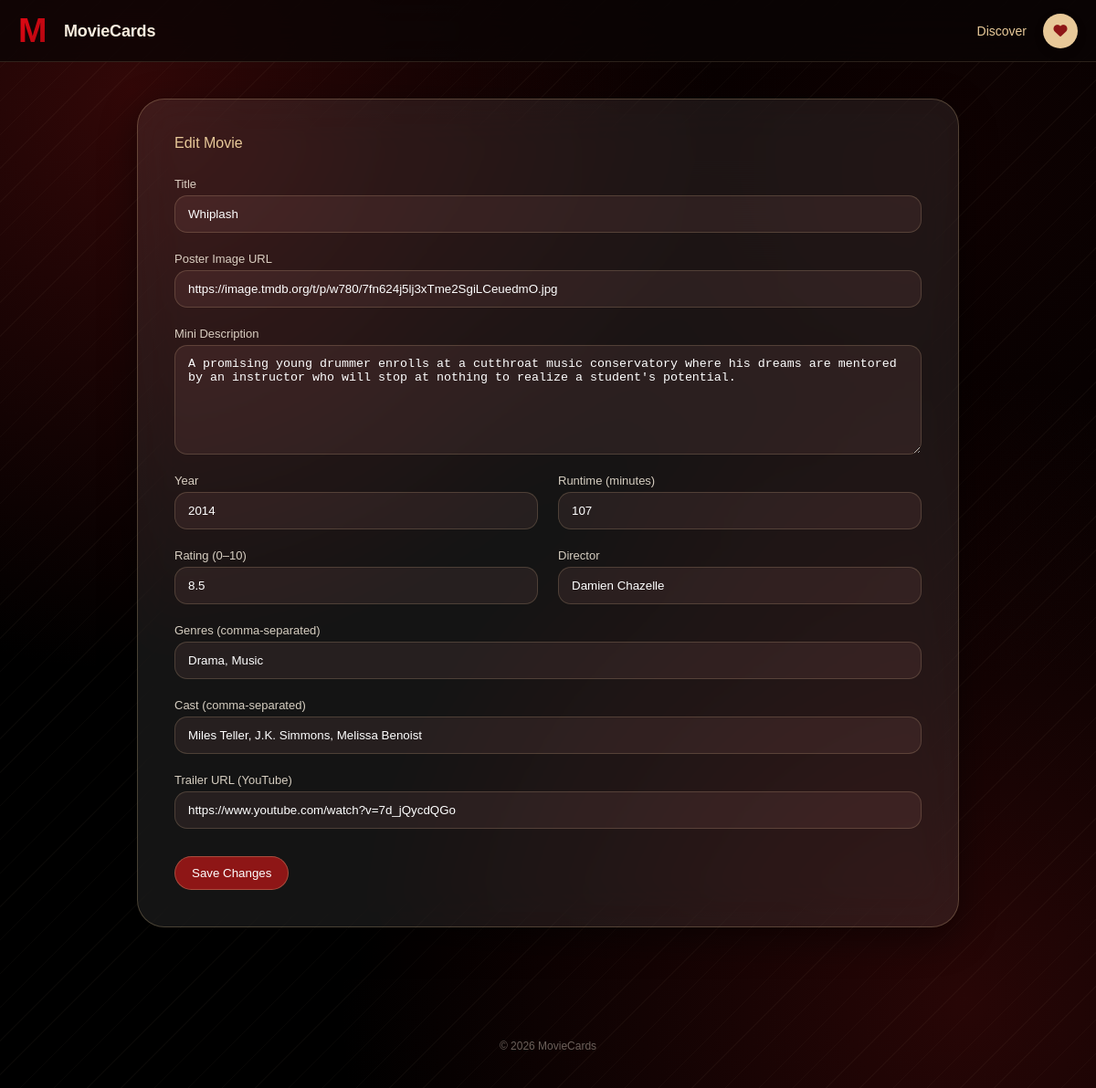
Page /admin/movie/7/edit (signed in) on the committed database.
### app/models.py (models this page shows, shortened)
class Movie(db.Model):
    __tablename__ = "movies"
    id = db.Column(db.Integer, primary_key=True)
    title = db.Column(db.String(200), nullable=False)
    poster_url = db.Column(db.String(500), nullable=False)
    description = db.Column(db.Text, nullable=False, default="")
    year = db.Column(db.Integer, nullable=True)
    runtime_minutes = db.Column(db.Integer, nullable=True)
    rating = db.Column(db.Float, nullable=True)
    genres = db.Column(db.String(300), nullable=False, default="")  # comma-separated
    director = db.Column(db.String(150), nullable=True)
    cast = db.Column(db.String(500), nullable=True)  # comma-separated names
    trailer_url = db.Column(db.String(500), nullable=True)  # YouTube URL
    created_at = db.Column(db.DateTime, default=utcnow)
    likes = db.relationship("Like", backref="movie", cascade="all, delete-orphan")

### app/routes/admin_routes.py (the view)
@admin.route("/movie/<int:movie_id>/edit", methods=["GET", "POST"])
@login_required
def edit_movie(movie_id):
    movie = Movie.query.get_or_404(movie_id)
    if request.method == "POST":
        _movie_from_form(movie)
        db.session.commit()
        flash(f'"{movie.title}" was updated.', "success")
        return redirect(url_for("admin.dashboard"))
    return render_template("admin/add-movie.html", movie=movie)

### app/routes/admin_routes.py (called while the page is built)
def login_required(view):
    @wraps(view)
    def wrapped(*args, **kwargs):
        if not session.get("is_admin"):
            return redirect(url_for("admin.login", next=request.path))
        return view(*args, **kwargs)
    return wrapped

### app/templates/admin/add-movie.html (shortened to what this page needs)
{% extends "base.html" %}
{% block background %}
{% include "includes/background.html" %}
{% endblock %}
{% block header %}
{% include "includes/header.html" %}
{% endblock %}
{% block content %}
<main class="admin-container">
    <form class="movie-form" method="POST">
        <h2>{{ "Edit Movie" if movie else "Add New Movie" }}</h2>
        <div class="form-grid">
            <div class="form-group full">
                <label for="title">Title</label>
                <input type="text" id="title" name="title" required value="{{ movie.title if movie else '' }}">
            </div>
            <div class="form-group full">
                <label for="poster_url">Poster Image URL</label>
                <input type="url" id="poster_url" name="poster_url" required placeholder="https://..."
                    value="{{ movie.poster_url if movie else '' }}">
            </div>
            <div class="form-group full">
                <label for="description">Mini Description</label>
                <textarea id="description" name="description" required>{{ movie.description if movie else '' }}</textarea>
            </div>
            <div class="form-group">
                <label for="year">Year</label>
                <input type="number" id="year" name="year" min="1900" max="2100"
                    value="{{ movie.year if movie else '' }}">
            </div>
            <div class="form-group">
                <label for="runtime_minutes">Runtime (minutes)</label>
                <input type="number" id="runtime_minutes" name="runtime_minutes" min="1"
                    value="{{ movie.runtime_minutes if movie else '' }}">
            </div>
            <div class="form-group">
                <label for="rating">Rating (0–10)</label>
                <input type="number" id="rating" name="rating" min="0" max="10" step="0.1"
                    value="{{ movie.rating if movie else '' }}">
            </div>
            <div class="form-group">
                <label for="director">Director</label>
                <input type="text" id="director" name="director" value="{{ movie.director if movie else '' }}">
            </div>
            <div class="form-group full">
                <label for="genres">Genres (comma-separated)</label>
                <input type="text" id="genres" name="genres" placeholder="Drama, Comedy, Sci-Fi"
                    value="{{ movie.genres if movie else '' }}">
            </div>
            <div class="form-group full">
                <label for="cast">Cast (comma-separated)</label>
                <input type="text" id="cast" name="cast" placeholder="Actor One, Actor Two"
                    value="{{ movie.cast if movie else '' }}">
            </div>
            <div class="form-group full">
                <label for="trailer_url">Trailer URL (YouTube)</label>
                <input type="url" id="trailer_url" name="trailer_url" placeholder="https://www.youtube.com/watch?v=..."
                    value="{{ movie.trailer_url if movie else '' }}">
            </div>
        </div>
        <button class="submit-btn" type="submit">
            {{ "Save Changes" if movie else "Add Movie" }}
        </button>
    </form>
</main>
{% endblock %}

### app/templates/base.html (shortened to what this page needs)
<!DOCTYPE html>
<html lang="en">
<head>
    <link rel="stylesheet" href="{{ url_for('static', filename='css/style.css') }}">
</head>
<body>
    {% block background %}{% endblock %}
    {% block header %}{% endblock %}
    {% block content %}{% endblock %}
    {% block footer %}
    {% include "includes/footer.html" %}
    {% endblock %}
</body>
</html>

### app/templates/includes/background.html
<div class="app-background"></div>

### app/templates/includes/header.html (shortened to what this page needs)
<header class="header">
    <a href="{{ url_for('main.home') }}" class="logo">
        <svg class="logo-svg" width="42" height="auto" viewBox="0 0 80 80">
            <text x="0" y="62" font-size="72" font-weight="900" font-family="Arial Black, Impact, sans-serif"
                fill="url(#netflixRed)" letter-spacing="-6">
                M
            </text>
        </svg>
        <span class="logo-word">MovieCards</span>
    </a>
    <nav class="actions">
        <a href="{{ url_for('main.home') }}" class="nav-link {{ 'active' if request.endpoint == 'main.home' }}">Discover</a>
        <a href="{{ url_for('main.liked_page') }}" class="icon-link {{ 'active' if request.endpoint == 'main.liked_page' }}" title="Watchlist">
            <i class="fa-solid fa-heart"></i>
        </a>
    </nav>
</header>

### app/templates/includes/footer.html
<footer class="site-footer">
    <span>&copy; 2026 MovieCards</span>
</footer>

### app/static/css/style.css (style rules this page uses)
html, body, div, span, applet, object, iframe, h1, h2, h3, h4, h5, h6, p, blockquote, pre, a, abbr, acronym, address, big, cite, code, del, dfn, em, img, ins, kbd, q, s, samp, small, strike, strong, sub, sup, tt, var, b, u, i, center, dl, dt, dd, ol, ul, li, fieldset, form, label, legend, table, caption, tbody, tfoot, thead, tr, th, td, article, aside, canvas, details, embed, figure, figcaption, footer, header, hgroup, menu, nav, output, ruby, section, summary, time, mark, audio, video { margin: 0; padding: 0; border: 0; font-size: 100%; font: inherit; vertical-align: baseline; }
article, aside, details, figcaption, figure, footer, header, hgroup, menu, nav, section { display: block; }
body { line-height: 1; }
a { text-decoration: none; }
* { box-sizing: border-box; }
html { scroll-behavior: smooth; }
body { font-family: "Arial", sans-serif; background: #000000; min-height: 100vh; }
.app-background { position: fixed; inset: 0; z-index: -2; pointer-events: none; background: repeating-linear-gradient(135deg, rgba(232, 201, 153, 0.035) 0px, rgba(232, 201, 153, 0.035) 1px, transparent 1px, transparent 26px), radial-gradient(circle at 12% 8%, rgba(142, 22, 22, 0.35), transparent 42%), radial-gradient(circle at 88% 92%, rgba(142, 22, 22, 0.28), transparent 45%), radial-gradient(circle at 85% 15%, rgba(80, 10, 10, 0.2), transparent 40%), #000000; }
.header { position: fixed; top: 0; left: 0; right: 0; z-index: 999; height: 68px; display: flex; align-items: center; justify-content: space-between; gap: 16px; padding: 0 20px; background: rgba(10, 4, 4, 0.75); backdrop-filter: blur(20px); border-bottom: 1px solid rgba(232, 201, 153, 0.15); }
.header .logo { flex: 0 0 auto; font-weight: 600; font-size: 18px; display: flex; align-items: center; gap: 8px; text-decoration: none; min-width: 0; }
.header .logo .logo-svg { flex-shrink: 0; }
.header .logo .logo-word { color: #F8EEDF; letter-spacing: -0.01em; white-space: nowrap; }
.header .actions { flex: 0 0 auto; display: flex; align-items: center; gap: 16px; }
.header .actions .nav-link { position: relative; font-size: 14px; font-weight: 500; color: #E8C999; text-decoration: none; padding: 6px 2px; transition: color 0.3s ease; white-space: nowrap; }
.header .actions .icon-link { width: 38px; height: 38px; flex-shrink: 0; border-radius: 50%; background: #E8C999; display: flex; align-items: center; justify-content: center; color: #8E1616; text-decoration: none; box-shadow: 0 4px 12px rgba(0, 0, 0, 0.12); transition: transform 0.25s ease, box-shadow 0.25s ease; }
.header .actions .icon-link i { font-size: 15px; }
.site-footer { position: relative; z-index: 1; margin-top: 40px; padding: 24px 20px 40px; display: flex; align-items: center; justify-content: center; gap: 18px; font-size: 0.75rem; color: rgba(248, 238, 223, 0.4); }
.admin-container { margin-top: 108px; display: flex; justify-content: center; padding: 0 20px 60px; }
.movie-form { max-width: 900px; width: 100%; padding: 40px; border-radius: 30px; background: rgba(255, 255, 255, 0.08); backdrop-filter: blur(25px); border: 1px solid rgba(232, 201, 153, 0.25); box-shadow: 0 12px 40px rgba(0, 0, 0, 0.45); }
.movie-form h2 { margin-bottom: 30px; color: #E8C999; }
.form-grid { display: grid; grid-template-columns: repeat(2, 1fr); gap: 22px; }
.form-group { display: flex; flex-direction: column; }
.form-group.full { grid-column: span 2; }
.form-group label { font-size: 13px; margin-bottom: 6px; color: rgba(248, 238, 223, 0.85); }
.form-group input, .form-group textarea, .form-group select { padding: 12px 14px; border-radius: 14px; border: 1px solid rgba(232, 201, 153, 0.2); background: rgba(255, 163, 163, 0.08); color: white; outline: none; }
.form-group textarea { min-height: 120px; resize: vertical; }
.submit-btn { margin-top: 30px; padding: 10px 18px; border-radius: 999px; border: 1px solid rgba(232, 201, 153, 0.3); background: #8E1616; color: white; cursor: pointer; display: inline-flex; align-items: center; gap: 8px; transition: all 0.2s ease; }

### rows in the picture
Movie: title "Whiplash", poster_url "https://image.tmdb.org/t/p/w780/7fn624j5lj3xTme2SgiLCeuedmO.jpg", description "A promising young drummer enrolls at a cutthroat music conservatory where his dreams are mentored by an instructor who will stop at nothing to realize a student's potential.", year "2014", runtime_minutes "107", rating "8.5", director "Damien Chazelle", genres "Drama, Music", cast "Miles Teller, J.K. Simmons, Melissa Benoist", trailer_url "https://www.youtube.com/watch?v=7d_jQycdQGo"

### other values in the picture
{{ "Edit Movie" if movie else "Add New Movie" }} "Edit Movie"
{{ "Save Changes" if movie else "Add Movie" }} "Save Changes"
